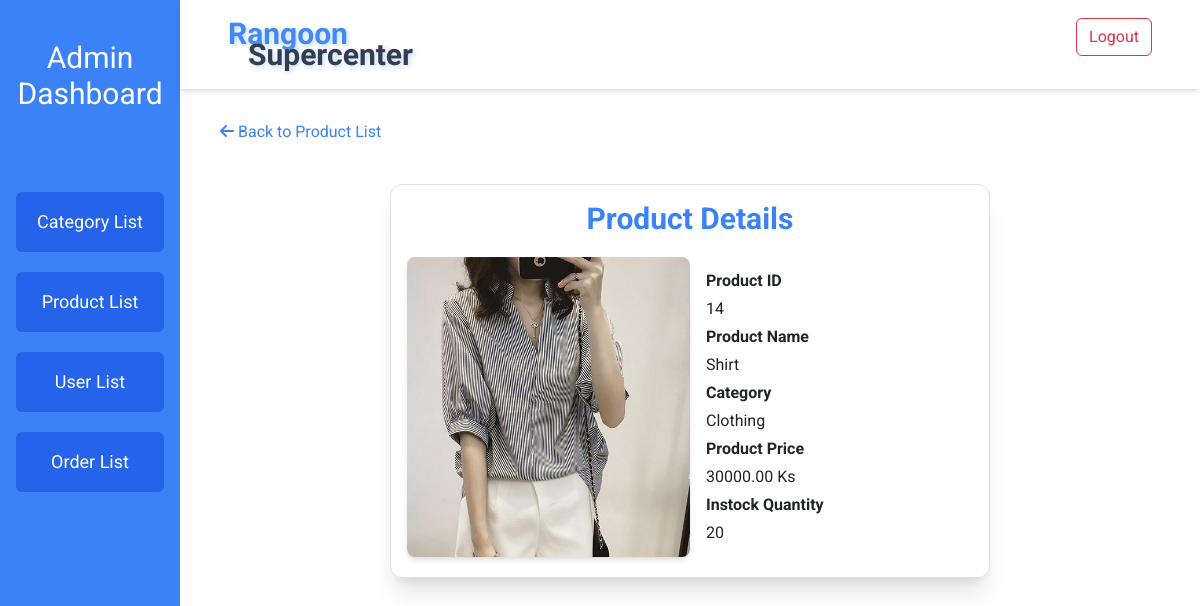
Page /RangoonSuperCenter/product_detail_view.php?proID=14 on the committed database.
### tables this page shows
CREATE TABLE `products` (
  `productID` int(11) NOT NULL,
  `productImg` varchar(255) DEFAULT NULL,
  `productName` varchar(255) NOT NULL,
  `productPrice` decimal(10,2) NOT NULL,
  `instockQty` int(11) DEFAULT NULL,
  `catID` int(11) DEFAULT NULL
);

CREATE TABLE `categories` (
  `catID` int(11) NOT NULL,
  `catName` varchar(255) NOT NULL
);

### RangoonSuperCenter/product_detail_view.php (the view, shortened to what this page needs)
<?php
require_once("database/db_connect.php");
$productID = $_GET['proID'];
$sql = "SELECT * FROM products WHERE productID = :productID";
$stmt = $pdo->prepare($sql);
$stmt->bindParam(':productID', $productID, PDO::PARAM_INT);
$stmt->execute();
$product = $stmt->fetch(PDO::FETCH_ASSOC);
$categorySql = "SELECT catName FROM categories WHERE catID = :catID";
$categoryStmt = $pdo->prepare($categorySql);
$categoryStmt->bindParam(':catID', $product['catID'], PDO::PARAM_INT);
$categoryStmt->execute();
$category = $categoryStmt->fetch(PDO::FETCH_ASSOC);
$categoryName = $category ? $category['catName'] : 'N/A';
?>
<!DOCTYPE html>
<html lang="en">
<head>
    <link rel="stylesheet" href="https://cdn.tailwindcss.com" />
    <link rel="stylesheet" href="https://cdnjs.cloudflare.com/ajax/libs/font-awesome/6.5.1/css/all.min.css" />
</head>
<body class="font-sans flex">
    <?php require_once("aside.php"); ?>
    <main class="w-full pl-[15%]">
        <?php require_once("navbar.php"); ?>
        <section class="px-10 mt-5">
            <a class="text-blue-500" href="product_list.php">
                <i class="fas fa-arrow-left"></i> Back to Product List
            </a>
            <article class="flex justify-center items-center mt-10">
                <div class="border-slate-300 border shadow-xl rounded-xl p-3 w-[600px]">
                    <h1 class="text-center text-3xl text-blue-500 font-bold ">
                        Product Details
                    </h1>
                    <div class="grid grid-cols-6 justify-center items-center mt-3">
                        <div class=" col-span-3">
                            <div class="shadow-md rounded-lg overflow-hidden max-h-[300px]">
                                <img class="w-full h-full object-cover" src="<?= $product['productImg'] ?>" alt="<?= $product['productName'] ?>" class="w-full object-contain">
                            </div>
                        </div>
                        <div class="col-span-3 p-3">
                            <div>
                                <label class="block text-md font-bold mb-1">
                                    Product ID
                                </label>
                                <p><?= $product['productID'] ?></p>
                            </div>
                            <div class="mt-1">
                                <label class="block text-md font-bold mb-1">
                                    Product Name
                                </label>
                                <p><?= $product['productName'] ?></p>
                            </div>
                            <div class="mt-1">
                                <label class="block text-md font-bold mb-1">
                                    Category
                                </label>
                                <p><?= $categoryName ?></p>
                            </div>
                            <div class="mt-1">
                                <label class="block text-md font-bold mb-1">
                                    Product Price
                                </label>
                                <p><?= $product['productPrice'] ?> Ks</p>
                            </div>
                            <div class="mt-1">
                                <label class="block text-md font-bold mb-1">
                                    Instock Quantity
                                </label>
                                <p><?= $product['instockQty'] ?></p>
                            </div>
                        </div>
                    </div>
                </div>
            </article>
        </section>
    </main>
</body>
</html>

### RangoonSuperCenter/product_detail_view.php (style rules this page uses)
* { font-family: 'Open Sans', sans-serif; font-family: 'Roboto', sans-serif; }

### RangoonSuperCenter/aside.php (style rules this page uses)
* { font-family: 'Open Sans', sans-serif; font-family: 'Roboto', sans-serif; }

### RangoonSuperCenter/navbar.php (style rules this page uses)
* { font-family: 'Open Sans', sans-serif; font-family: 'Roboto', sans-serif; }

### rows in the picture
products: productImg (picture), productID "14", productName "Shirt", productPrice "30000.00", instockQty "20"
categories: catName "Clothing"
